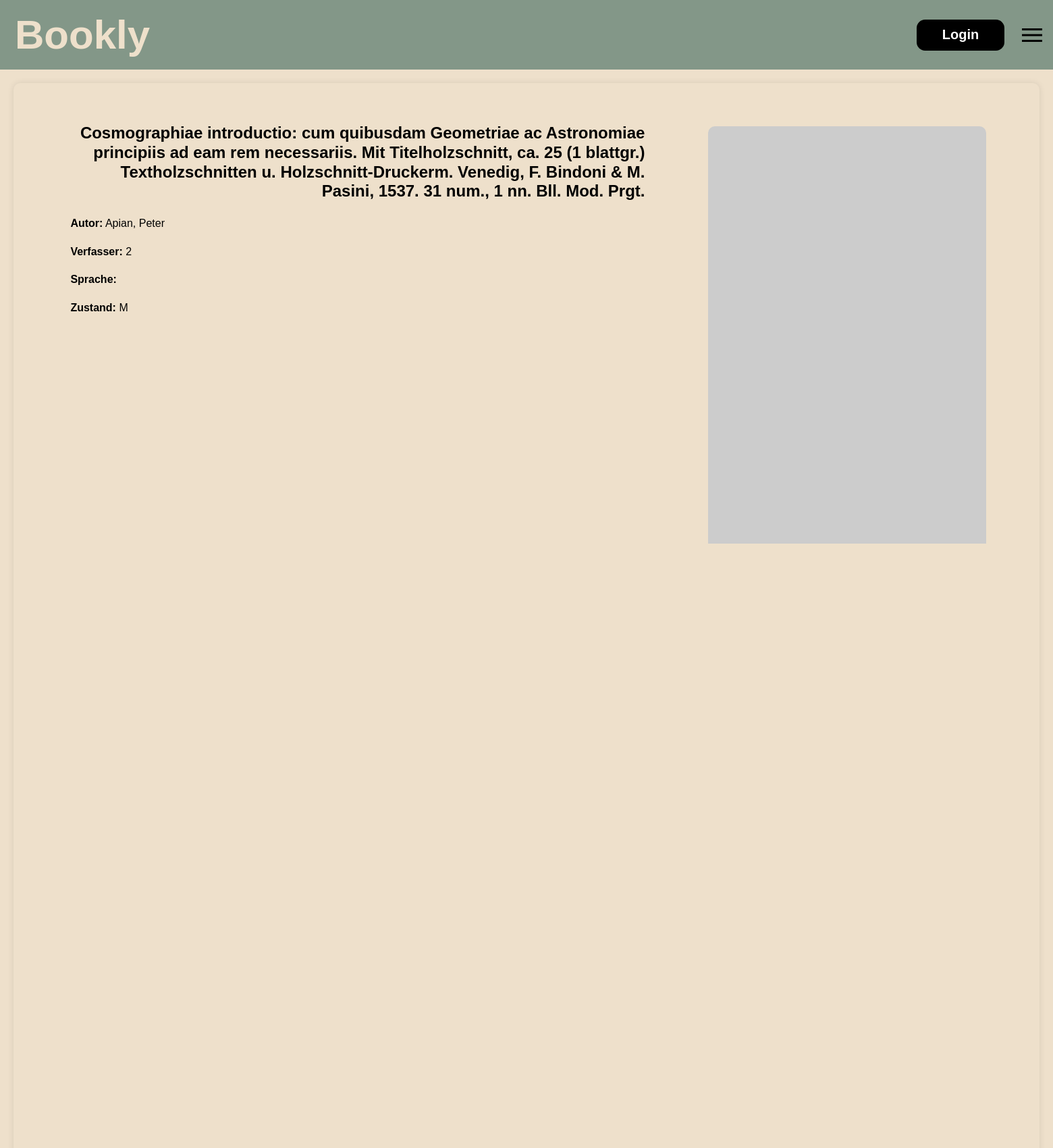
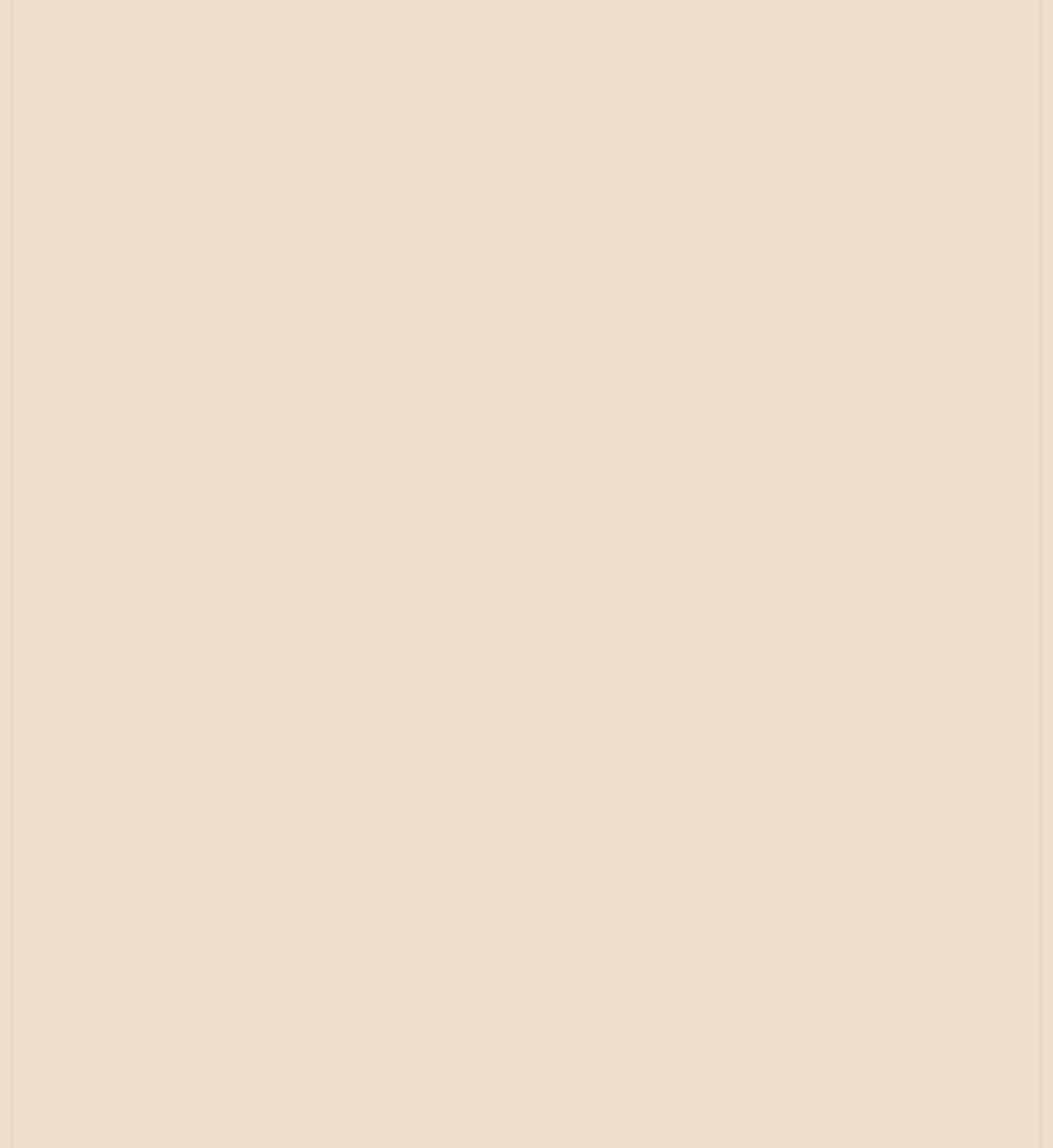
/Description.php?id=2 (upper part), run on the app's committed database (2 pictures, top to bottom).
### tables this page shows
CREATE TABLE `buecher` (
  `id` int(10) UNSIGNED NOT NULL,
  `katalog` int(11) NOT NULL,
  `nummer` int(11) NOT NULL,
  `kurztitle` text NOT NULL,
  `kategorie` int(11) NOT NULL,
  `verkauft` tinyint(1) NOT NULL,
  `kaufer` int(11) NOT NULL,
  `autor` text NOT NULL,
  `title` text NOT NULL,
  `sprache` varchar(250) NOT NULL,
  `foto` varchar(250) NOT NULL,
  `verfasser` int(11) NOT NULL,
  `zustand` char(1) NOT NULL
);

### Description.php (the view, shortened to what this page needs)
<!DOCTYPE html>
<html lang="en">
<head>
    <link rel="stylesheet" href="style/styles.css?v=2">
</head>
<body>
<header>
  <button onclick="location.href='index.php'" style="background:none; border:none; font-size: 30px;">
    <div class="logo">
      <h1>Bookly</h1>
    </div>
  </button>
  <nav>
    <button class="btn" onclick="location.href='login.php'">Login</button>
    <hamburger-icon>
      <span></span>
      <span></span>
      <span></span>
    </hamburger-icon>
  </nav>
</header>
<div class="wrapper">
  <div class="box">
<?php
$conn = mysqli_connect("localhost", "root", "", "books");
if (isset($_GET['id'])) {
    $book_id = mysqli_real_escape_string($conn, $_GET['id']);
    $sql_book_details = "SELECT *
                         FROM buecher
                         WHERE id = '$book_id'";
    $result_book_details = $conn->query($sql_book_details);
    if ($result_book_details) {
        if (mysqli_num_rows($result_book_details) > 0) {
            $book_details = $result_book_details->fetch_assoc();
            $random_cover = "https://picsum.photos/300/450?random=" . $book_details['id'];
            echo '<div class="book-details">';
            echo '<div class="book-details-text-container">';
            echo '<h2 class="book-title">' . $book_details['title'] . '</h2>';
            echo '<p><strong>Autor:</strong> ' . $book_details['autor'] . '</p>';
            echo '<p><strong>Verfasser:</strong> ' . $book_details['verfasser'] . '</p>';
            echo '<p><strong>Sprache:</strong> ' . $book_details['sprache'] . '</p>';
            echo '<p><strong>Zustand:</strong> ' . $book_details['zustand'] . '</p>';
            echo '</div>';
            echo '<div class="book-details-image" style="background-image: url(' . $random_cover . ')"></div>';
            echo '</div>';
        } else {
            echo "Das Buch konnte nicht gefunden werden.";
        }
    } else {
        echo "Fehler beim Ausführen der Abfrage: " . mysqli_error($conn);
    }
}
?>
    </div>
</div>
</body>
</html>

### style/styles.css (style rules this page uses)
:root { --background: #EEE0CB; --primary: #839788; --secondary: #000000; --tertiary: #BAA898; --accent: #BFD7EA; }
body { background-color: var(--background); font-family: Arial, sans-serif; color: var(--secondary); margin: 0; }
header { background-color: var(--primary); padding: 1rem; display: flex; justify-content: space-between; align-items: center; }
header h1 { margin: 0; color: #EEE0CB; }
header nav { display: flex; align-items: center; gap: 1rem; }
hamburger-icon { display: inline-block; width: 30px; height: 20px; position: relative; cursor: pointer; }
hamburger-icon span { display: block; width: 100%; height: 3px; background-color: var(--secondary); position: absolute; left: 0; }
hamburger-icon span:nth-child(1) { top: 0; }
hamburger-icon span:nth-child(2) { top: 50%; transform: translateY(-50%); }
hamburger-icon span:nth-child(3) { bottom: 0; }
nav { display: flex; align-items: center; gap: 1rem; position: relative; }
.btn { width: 6.5em; height: 2.3em; margin: 0.5em; background: black; color: white; border: none; border-radius: 0.625em; font-size: 20px; font-weight: bold; cursor: pointer; position: relative; z-index: 1; overflow: hidden; }
button:not(.search-bar button):after { content: ""; background: white; position: absolute; z-index: -1; left: -20%; right: -20%; top: 0; bottom: 0; transform: skewX(-45deg) scale(0, 1); transition: all 0.5s; }
h2.book-title { font-size: 1.5rem; font-weight: bold; line-height: 1.2; text-align: right; }
.box { background-color: var(--background); box-shadow: 0px 0px 10px rgba(0, 0, 0, 0.1); padding: 20px; margin: 20px; border-radius: 10px; }
.wrapper { max-width: 100%; margin: 0 auto; }
.book-details { display: flex; min-height: 490vh; }
.book-details-text-container { width: 60%; height: auto; margin-right: 5%; padding: 20px; background-color: var(--background); border-radius: 10px; font-size: 16px; line-height: 1.6; margin-left: 3%; }
.book-details-text-container p { margin-bottom: 10px; margin-left: 0%; }
.book-details-image { width: 29%; height: auto; margin-left: 0%; margin-top: 3%; margin-right: 4%; border-top-right-radius: 10px; border-top-left-radius: 10px; border-bottom-right-radius: 10px; border-bottom-left-radius: 10px; border-radius: 10px; background-size: contain; background-repeat: no-repeat; }

### data on the page
buecher: title "Cosmographiae introductio: cum quibusdam Geometriae ac Astronomiae principiis ad eam rem necessariis. Mit Titelholzschnitt, ca. 25 (1 blattgr.) Textholzschnitten u. Holzschnitt-Druckerm. Venedig, F. Bindoni & M. Pasini, 1537. 31 num., 1 nn. Bll. Mod. Prgt.", autor "Apian, Peter", verfasser "2", zustand "M"
